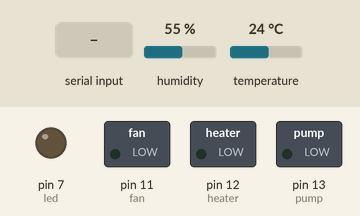
Bench run of a sketch on a simulated Arduino Uno, built with avr-gcc and run on an emulated ATmega328P. On the bench: switched loads named in the sketch (green lamp = pin HIGH), output pins drawn as LEDs (lit = HIGH). The test bench sets the inputs (shaded band); at power-on: humidity 55 %, temperature 24 °C.

Above: at 1.2 s.
1.3 s: "10" received over Serial
At 2.6 s:
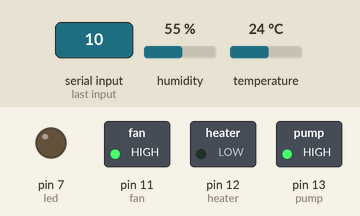
At 15.3 s:
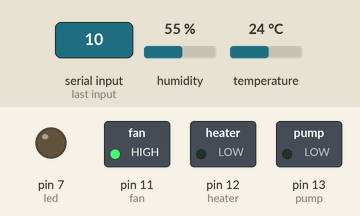
Timing chart, 0 to 46.3 s (numbered marks = the images above; inputs shaded):
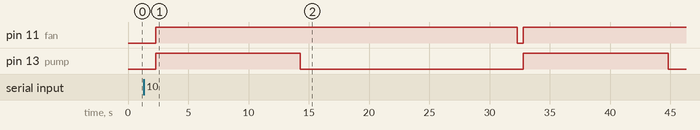

Measured:
- after the input at 1.3 s, pin 11 (fan): LOW → HIGH after 1.0 s, → LOW 30.0 s later, → HIGH 0.51 s later; pin 13 (pump): alternates HIGH for 12.0 s and LOW for 18.5 s, starting after 1.0 s

The sketch:

FullTesting_mkVI.ino
```cpp
/*
   Writen by: Andrew Castro and Yahsraj Nagpal
   Written for: Mr.Kolch
   Subject: TER4M1 - 01
   Date: January 17th 2020
   Description: Recieves a constructed value from Visual Studios and then deconstructes it into values that tell the arduino specific sets of instructions.
*/


#include <DHT.h> // library for temperature and humidity sensor

String daily; // value representing the amount times to water the plant everyday (each watering cycle is 4 seconds)
//String frequency;
//String duration;
String light; // amount of hours of light everyday
String direct; // determines if light will be direct (constant) or indirect (blinking)
String temperature; // 2 digit value that determines the temperature of the greenhouse
String readValue; // constructed value that is sent from the Visual Studios form
boolean condition = false; // boolean that determines when to deconstruct readValue
boolean heatingPeriod = true; // boolean that makes it so the heater has time to heat up
int pump = 13; // pump pin
int fan = 11; // fan pin
int heater = 12; // heater pin
int led = 7; // led pin
int sensor = 6; // sensor pin
int sensorType = DHT22; // type of sensor
int flag; // acts as a counter to determine when to activate the pump and how many times it has gone
int dayLength = 30000; // conversion from days to seconds reference
int ledState = LOW;///////////////////////
long beginTime; // time of program starting
long presentTime; // curent time of the program
long changedTime; // determines the time elapsed

DHT dht(sensor, sensorType); // defines library for sensor

void setup() {

  Serial.begin(9600);
  pinMode(pump, OUTPUT);
  pinMode(fan, OUTPUT);
  pinMode(heater, OUTPUT);
  pinMode(led, OUTPUT);

  dht.begin();

}

void loop() {

  float t; //the temperature variable is declared

  beginTime = millis(); // sets the value to the current time of the day to use as reference when determining other values ******** starts the clock at zero time

  t = dht.readTemperature(); //the temperature is read from the sensor

  // checks for a value from Visual Studios
  if (Serial.available() > 0) {

    readValue = Serial.readString(); // sets value to value sent from Visual Studios
    condition = true; // allows the deconstuction of readValue
    beginTime = millis(); // starts the clock at zero time
  }

  daily = readValue.substring(0, 2);
  light = readValue.substring(2, 4);
  direct = readValue.substring(4, 6);
  temperature = readValue.substring(6);
  // deconstucts readValue

  flag = 0; // set watering flag
  presentTime = millis(); // records the current time
  changedTime = presentTime - beginTime; // how much time as elapsed
  // refreshes changedTime

  // checks if values are not composed of nulls
  if (condition == true) {

    int intdaily = dayLength / daily.toInt(); // makes it so the more times daily means a smaller gap inbetween each water cycle
    double intlight = ((light.toDouble()) / 24) * dayLength; // hour to second
    float doubleTemp = (temperature.toInt()) * 1.0; // determines the temperature in the form of a float

    //********************************** for environment temperature greater than request

    presentTime = millis(); // records the current time
    changedTime = presentTime - beginTime; // how much time as elapsed
    // refreshes changedTime

    // checks if the temp is greater then the desired temp and if the day is over
    while (t > doubleTemp && changedTime < dayLength) {

      digitalWrite(fan, HIGH);

      presentTime = millis(); // records the current time
      changedTime = presentTime - beginTime; // how much time as elapsed
      // refreshes changedTime

      // checks if light should be direct and checks if the period of time the light should be on has not passed
      if (direct == "10" && changedTime < intlight) {
        digitalWrite(led, HIGH);
      }

      presentTime = millis(); // records the current time
      changedTime = presentTime - beginTime; // how much time as elapsed

      //Checks if light should be direct and checks if the period of time the light should be on has passed
      if (direct == "10" && changedTime > intlight) {
        digitalWrite(led, LOW);
      }

      presentTime = millis(); // records the current time
      changedTime = presentTime - beginTime; // how much time as elapsed
      // refreshes changedTime

      // checks if light should be indirect and checks if the period of time the light should be on has passed
      if (direct == "20" && changedTime < intlight) {
        digitalWrite(led, HIGH);
        delay (1000);
        digitalWrite(led, LOW);
      }

      presentTime = millis(); // records the current time
      changedTime = presentTime - beginTime; // how much time as elapsed

      // checks if light should be indirect and checks if the period of time the light should be on has passed
      if (direct == "20" && changedTime > intlight) {
        digitalWrite(led, LOW);
      }

      presentTime = millis(); // records the current time
      changedTime = presentTime - beginTime; // how much time as elapsed
      // refreshes changedTime

      // checks the status of the pump according to the flag (the number of times it has turned on)
      if (changedTime < intdaily && flag == 0) {
        digitalWrite(pump, HIGH);
        delay(4000);
        digitalWrite(pump, LOW);
        flag = 1;
      }

      presentTime = millis(); // records the current time
      changedTime = presentTime - beginTime; // how much time as elapsed

      // checks the status of the pump according to the flag (the number of times it has turned on) and what time of day it is
      if (changedTime > intdaily && changedTime < intdaily * 2 && flag == 1) {
        digitalWrite(pump, HIGH);
        delay(4000);
        digitalWrite(pump, LOW);
        flag = 2;
      }

      presentTime = millis(); // records the current time
      changedTime = presentTime - beginTime; // how much time as elapsed

      // checks the status of the pump according to the flag (the number of times it has turned on) and what time of day it is
      if (changedTime > intdaily * 2 && changedTime < intdaily * 3 && flag == 2) {
        digitalWrite(pump, HIGH);
        delay(4000);
        digitalWrite(pump, LOW);
        flag = 3;
      }

      t = dht.readTemperature();

    }

    digitalWrite(fan, LOW);
    delay(500);

    //********************************** for environment temperature less than request

    presentTime = millis(); // records the current time
    changedTime = presentTime - beginTime; // how much time as elapsed

    // checks if the temp is less then the desired temp and if the day is over
    while (t < doubleTemp && changedTime < dayLength) {

      digitalWrite(heater, HIGH);

      // a 4 second period of time that allows the heating coil to begin heating up
      if (heatingPeriod) {

        delay(4000);

        heatingPeriod = false;

      }

      digitalWrite(fan, HIGH);

      presentTime = millis(); // records the current time
      changedTime = presentTime - beginTime; // how much time as elapsed

      // checks if light should be direct and checks if the period of time the light should be on has not passed
      if (direct == "10" && changedTime < intlight) {
        digitalWrite(led, HIGH);
      }

      presentTime = millis(); // records the current time
      changedTime = presentTime - beginTime; // how much time as elapsed

      //Checks if light should be direct and checks if the period of time the light should be on has passed
      if (direct == "10" && changedTime > intlight) {
        digitalWrite(led, LOW);
      }

      // checks if light should be indirect and checks if the period of time the light should be on has passed
      if (direct == "20" && changedTime < intlight) {
        digitalWrite(led, HIGH);
      }

      presentTime = millis(); // records the current time
      changedTime = presentTime - beginTime; // how much time as elapsed

      // checks if light should be indirect and checks if the period of time the light should be on has passed
      if (direct == "20" && changedTime > intlight) {
        digitalWrite(led, LOW);
      }

      presentTime = millis(); // records the current time
      changedTime = presentTime - beginTime; // how much time as elapsed

      // checks the status of the pump according to the flag (the number of times it has turned on)
      if (changedTime < intdaily && flag == 0) {
        digitalWrite(pump, HIGH);
        delay(4000);
        digitalWrite(pump, LOW);
        flag = 1;
      }

      presentTime = millis(); // records the current time
      changedTime = presentTime - beginTime; // how much time as elapsed

      // checks the status of the pump according to the flag (the number of times it has turned on) and what time of day it is
      if (changedTime > intdaily && changedTime < intdaily * 2 && flag == 1) {
        digitalWrite(pump, HIGH);
        delay(4000);
        digitalWrite(pump, LOW);
        flag = 2;
      }

      presentTime = millis(); // records the current time
      changedTime = presentTime - beginTime; // how much time as elapsed

      // checks the status of the pump according to the flag (the number of times it has turned on) and what time of day it is
      if (changedTime > intdaily * 2 && changedTime < intdaily * 3 && flag == 2) {
        digitalWrite(pump, HIGH);
        delay(4000);
        digitalWrite(pump, LOW);
        flag = 3;
      }

      t = dht.readTemperature();

    }

    digitalWrite(fan, LOW);
    digitalWrite(heater, LOW);


    // ******************************** Repeat the daily cycle
    presentTime = millis(); // records the current time
    changedTime = presentTime - beginTime; // how much time as elapsed
    if (changedTime > dayLength + 1) {
      beginTime = millis(); // starts the clock at zero time
      flag = 0;
    }


  }
}
```
